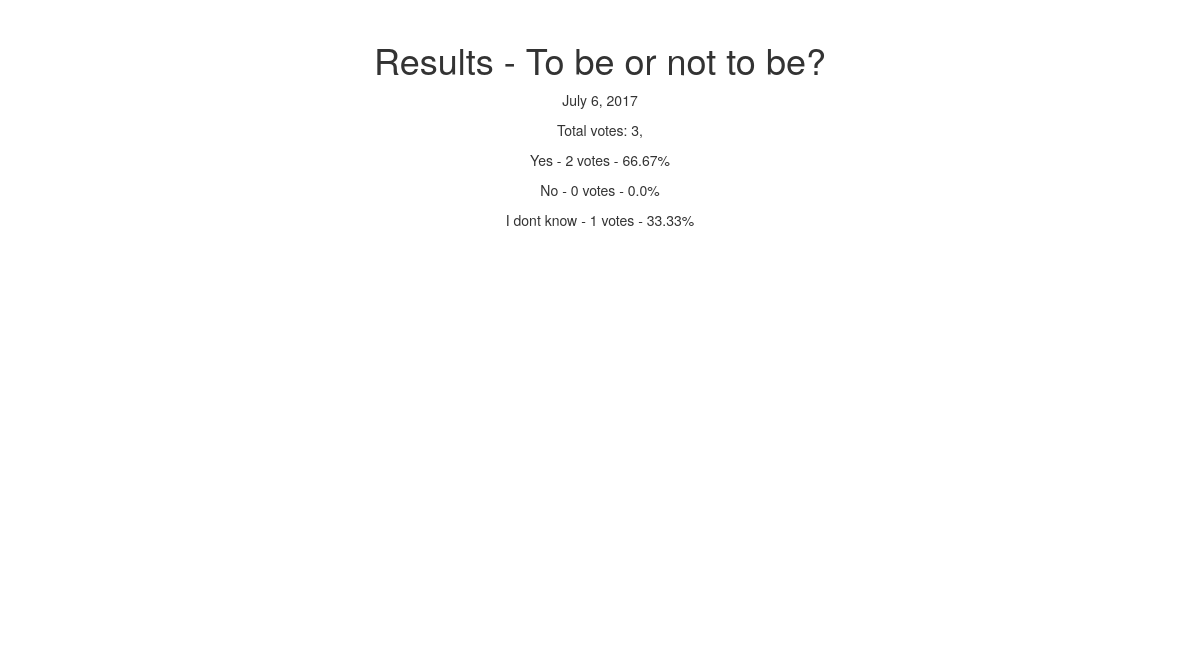
Page /question/3/results on the earlier database version.
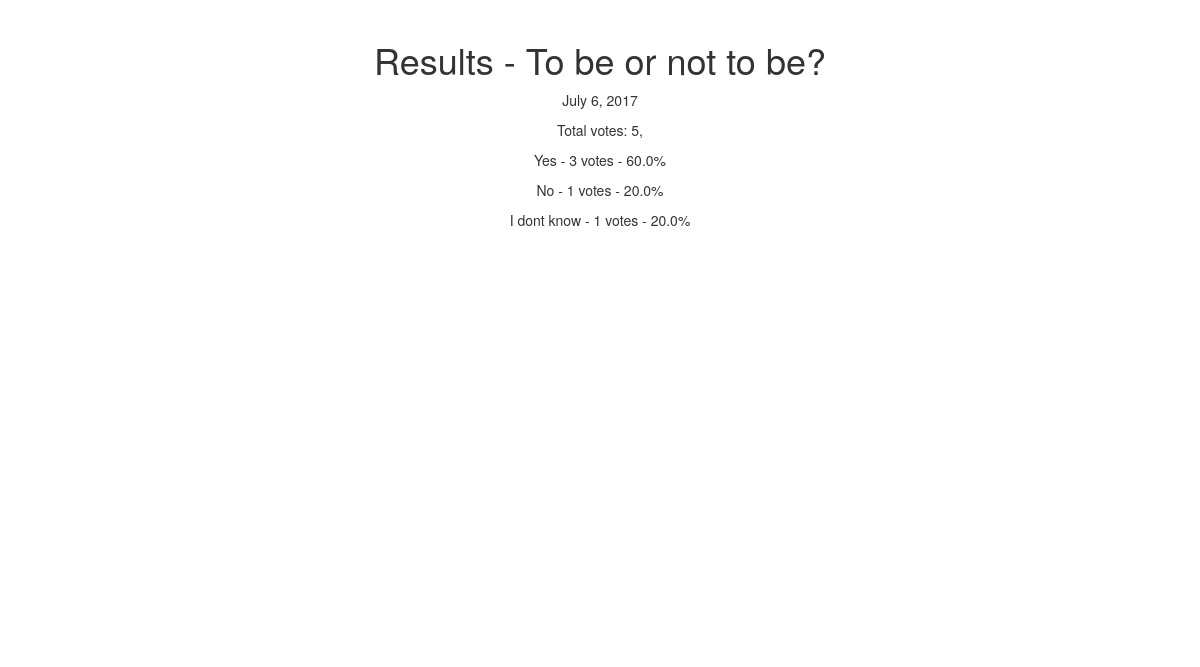
Same page on the later database version.
### pool/models.py (models this page shows, shortened)
class Question(models.Model):
	question_text = models.CharField(max_length=500)
	closed = models.BooleanField(default=False)
	pub_date = models.DateField(auto_now_add=True)

class Choice(models.Model):
	question = models.ForeignKey(Question, null=True, blank=True, on_delete=models.CASCADE, related_name='choices')
	choice_text = models.CharField(max_length=500)
	votes = models.IntegerField(default=0)
	@property
	def percent_prop(self):
		total_votes = self.question.choices.aggregate(soma = Sum('votes'))
		return round(float(self.votes) / total_votes['soma'] * 100, 2)

### pool/views.py (the view)
# urls.py: url(r'^question/(?P<question_id>\d+)/results$', views.results, name='results'),
def results(request, question_id):
	question = Question.objects.get(id=question_id)
	total_votes = question.choices.aggregate(soma = Sum('votes'))
	choices = question.choices.annotate(percent= Cast('votes', FloatField()) / total_votes['soma'] * 100)
	return render(request, 'results.html', {'question': question, 'total_votes':total_votes, 'choices':choices})

### pool/templates/results.html (shortened to what this page needs)
{% load staticfiles%}
<!DOCTYPE html>
<html>
<head>
	<link href="{% static 'styles/bootstrap.css' %}" rel="stylesheet">
	<link href="{% static 'styles/main.css' %}" rel="stylesheet">
</head>
<body>
	<div class="container text-center">
		<h1>Results - {{question.question_text}}</h1>
		<p>{{question.pub_date}}</p>
		<p>Total votes: {{total_votes.soma}}, {{question.number}}</p>
		{% for choice in choices.all %}
			<p>{{choice.choice_text}} - {{choice.votes}} votes - {{choice.percent_prop}}%</p>
		{% endfor %}
		<div id="container" style="min-width: 310px; height: 400px; max-width: 600px; margin: 0 auto"></div>
	</div>
</body>
</html>

### pool/static/styles/main.css (style rules this page uses)
body { padding-top: 20px; padding-bottom: 20px; }
@media (min-width: 768px) { .container { max-width: 730px; } }

Differences in the rows shown:
changed Choice "Yes": votes "2" → "3"; percent_prop "66.67" → "60.0"
changed Choice "No": votes "0" → "1"; percent_prop "0.0" → "20.0"
computed for Choice "I dont know": percent_prop "33.33" → "20.0"
Other differences:
{{ total_votes.soma }}: "3" → "5"
